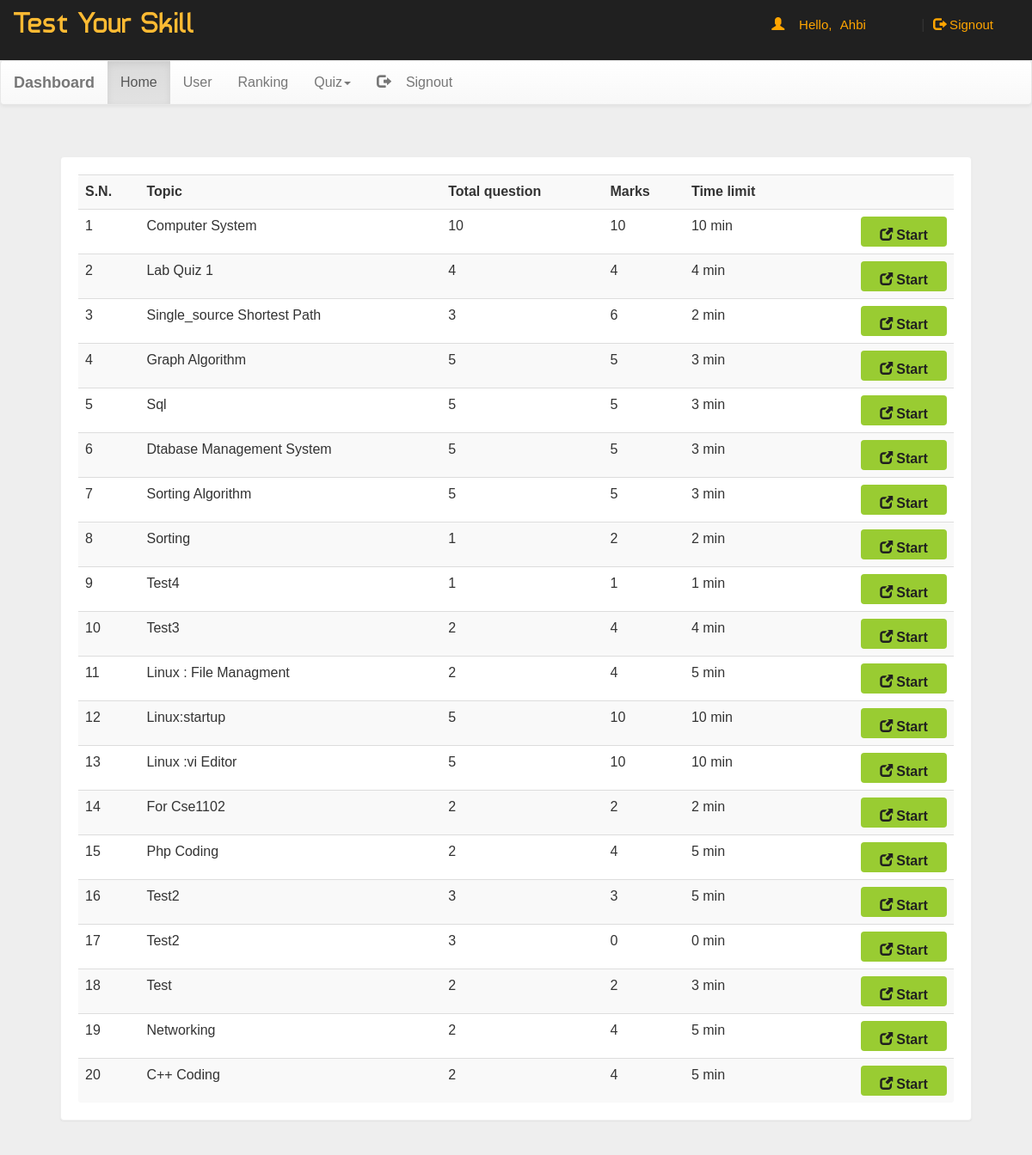
The app's page /dash.php (signed in) with its own data.
### tables this page shows
CREATE TABLE `quiz` (
  `eid` text NOT NULL,
  `title` varchar(100) NOT NULL,
  `sahi` int(11) NOT NULL,
  `wrong` int(11) NOT NULL,
  `total` int(11) NOT NULL,
  `time` bigint(20) NOT NULL,
  `intro` text NOT NULL,
  `tag` varchar(100) NOT NULL,
  `date` timestamp NOT NULL DEFAULT current_timestamp() ON UPDATE current_timestamp()
);

### dash.php (the view, shortened to what this page needs)
<!DOCTYPE html PUBLIC "-//W3C//DTD XHTML 1.0 Transitional//EN" "http://www.w3.org/TR/xhtml1/DTD/xhtml1-transitional.dtd">
<html xmlns="http://www.w3.org/1999/xhtml">
<head>
<link  rel="stylesheet" href="css/bootstrap.min.css"/>
 <link  rel="stylesheet" href="css/bootstrap-theme.min.css"/>
 <link rel="stylesheet" href="css/main.css">
 <link  rel="stylesheet" href="css/font.css">
</head>
<body  style="background:#eee;">
<div class="header">
<div class="row">
<div class="col-lg-6">
<span class="logo">Test Your Skill</span></div>
<?php
 include_once 'dbConnection.php';
$email=$_SESSION['email'];
  if(!(isset($_SESSION['email']))){
header("location:index.php");
}
else
{
$name = $_SESSION['name'];;
echo '<span class="pull-right top title1" ><span class="log1"><span class="glyphicon glyphicon-user" aria-hidden="true"></span>&nbsp;&nbsp;&nbsp;&nbsp;Hello,</span> <a href="account.php" class="log log1">'.$name.'</a>&nbsp;|&nbsp;<a href="logout.php?q=account.php" class="log"><span class="glyphicon glyphicon-log-out" aria-hidden="true"></span>&nbsp;Signout</button></a></span>';
}?>
</div></div>
<nav class="navbar navbar-default title1">
  <div class="container-fluid">
    <div class="navbar-header">
      <a class="navbar-brand" href="dash.php?q=0"><b>Dashboard</b></a>
    </div>
    <div class="collapse navbar-collapse" id="bs-example-navbar-collapse-1">
      <ul class="nav navbar-nav">
        <li <?php if(@$_GET['q']==0) echo'class="active"'; ?>><a href="dash.php?q=0">Home<span class="sr-only">(current)</span></a></li>
        <li <?php if(@$_GET['q']==1) echo'class="active"'; ?>><a href="dash.php?q=1">User</a></li>
		<li <?php if(@$_GET['q']==2) echo'class="active"'; ?>><a href="dash.php?q=2">Ranking</a></li>
        <li class="dropdown <?php if(@$_GET['q']==4 || @$_GET['q']==5) echo'active"'; ?>">
          <a href="#" class="dropdown-toggle" data-toggle="dropdown" role="button" aria-haspopup="true" aria-expanded="false">Quiz<span class="caret"></span></a>
        </li><li class="pull-right"> <a href="logout.php?q=account.php"><span class="glyphicon glyphicon-log-out" aria-hidden="true"></span>&nbsp;&nbsp;&nbsp;&nbsp;Signout</a></li>
      </ul>
          </div>
  </div>
</nav>
<div class="container">
<div class="row">
<div class="col-md-12">
<?php if(@$_GET['q']==0) {
$result = mysqli_query($con,"SELECT * FROM quiz ORDER BY date DESC") or die('Error');
echo  '<div class="panel"><div class="table-responsive"><table class="table table-striped title1">
<tr><td><b>S.N.</b></td><td><b>Topic</b></td><td><b>Total question</b></td><td><b>Marks</b></td><td><b>Time limit</b></td><td></td></tr>';
$c=1;
while($row = mysqli_fetch_array($result)) {
	$title = $row['title'];
	$total = $row['total'];
	$sahi = $row['sahi'];
    $time = $row['time'];
	$eid = $row['eid'];
$q12=mysqli_query($con,"SELECT score FROM history WHERE eid='$eid' AND email='$email'" )or die('Error98');
$rowcount=mysqli_num_rows($q12);
if($rowcount == 0){
	echo '<tr><td>'.$c++.'</td><td>'.$title.'</td><td>'.$total.'</td><td>'.$sahi*$total.'</td><td>'.$time.'&nbsp;min</td>
	<td><b><a href="account.php?q=quiz&step=2&eid='.$eid.'&n=1&t='.$total.'" class="pull-right btn sub1" style="margin:0px;background:#99cc32"><span class="glyphicon glyphicon-new-window" aria-hidden="true"></span>&nbsp;<span class="title1"><b>Start</b></span></a></b></td></tr>';
}
}
echo '</table></div></div>';
}
?>
</div>
</div></div>
</body>
</html>

### css/main.css (style rules this page uses)
body { overflow-x:hidden; width:100%; font: 15px "Century Gothic", "Times Roman", sans-serif; background:#eee; min-height:550px; background-attachment:fixed; }
.panel { border-color:#eee; margin:40px; padding:20px; font: 15px "Century Gothic", "Times Roman", sans-serif; }
.header { background:#202020; height:70px; }
.logo { font-family:'typo'; font-size:35px; color:#ffbb33; margin:15px; }
.title1 { font: 16px "Century Gothic", "Times Roman", sans-serif; }
.sub1 { width:90px; color:#202020; background:orange; font-size:15px; height:35px; margin:20px; padding:10px; width:100px; }
.top { margin-top:20px; }
.log1 { font: 15px 'Ubuntu', sans-serif; color:orange; margin-left:10px; }
.log { margin:10px; margin-right:60px; margin-left:5px; color:orange; text-decoration:none; font-size:20px; font-size:15px; }

### records on screen
quiz: title "Computer System", total "10", $sahi*$total "10", time "10"
quiz: title "Lab Quiz 1", total "4", $sahi*$total "4", time "4"
quiz: title "Single_source Shortest Path", total "3", $sahi*$total "6", time "2"
quiz: title "Graph Algorithm", total "5", $sahi*$total "5", time "3"
quiz: title "Sql", total "5", $sahi*$total "5", time "3"
quiz: title "Dtabase Management System", total "5", $sahi*$total "5", time "3"
quiz: title "Sorting Algorithm", total "5", $sahi*$total "5", time "3"
quiz: title "Sorting", total "1", $sahi*$total "2", time "2"
quiz: title "Test4", total "1", $sahi*$total "1", time "1"
quiz: title "Test3", total "2", $sahi*$total "4", time "4"
quiz: title "Linux : File Managment", total "2", $sahi*$total "4", time "5"
quiz: title "Linux:startup", total "5", $sahi*$total "10", time "10"
quiz: title "Linux :vi Editor", total "5", $sahi*$total "10", time "10"
quiz: title "For Cse1102", total "2", $sahi*$total "2", time "2"
quiz: title "Php Coding", total "2", $sahi*$total "4", time "5"
quiz: title "Test2", total "3", $sahi*$total "3", time "5"
quiz: title "Test2", total "3", $sahi*$total "0", time "0"
quiz: title "Test", total "2", $sahi*$total "2", time "3"
quiz: title "Networking", total "2", $sahi*$total "4", time "5"
quiz: title "C++ Coding", total "2", $sahi*$total "4", time "5"

### other values on screen
$name "Ahbi"
